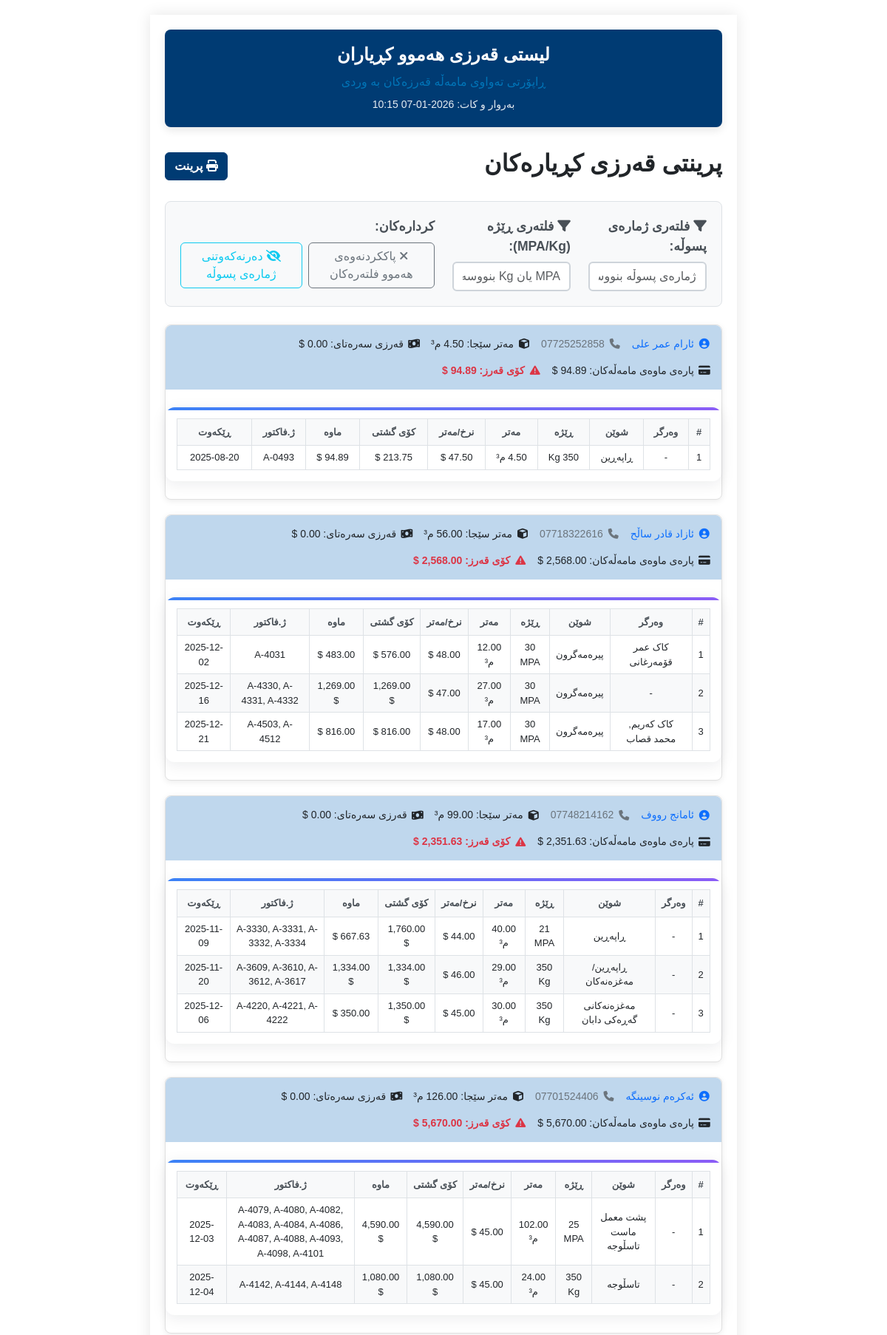
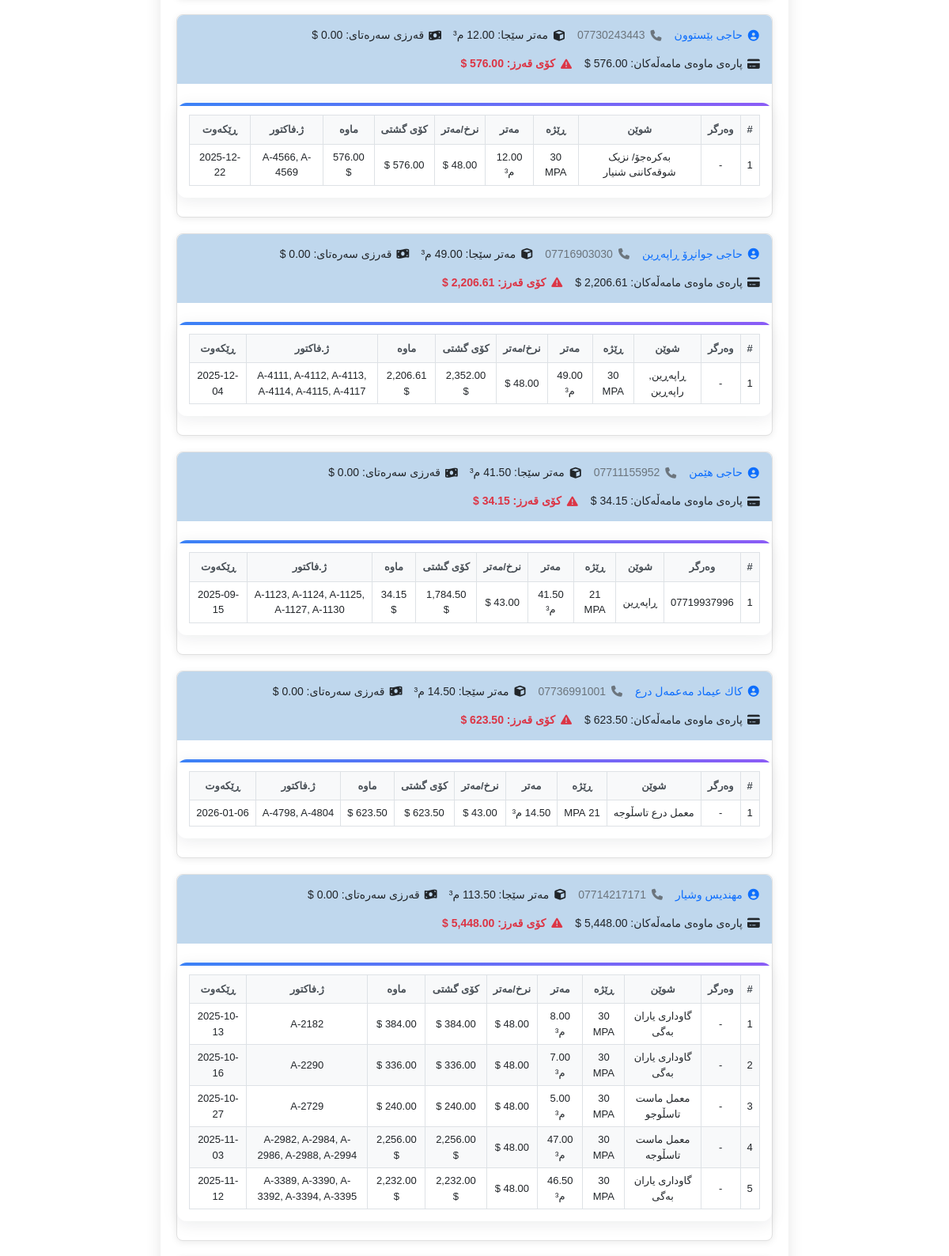
/pages/credit_of_all_customers.php (signed in, upper part), run on the app's committed database (2 pictures, top to bottom).
### tables this page shows
CREATE TABLE `customers` (
  `id` int NOT NULL AUTO_INCREMENT,
  `name` varchar(255) NOT NULL,
  `mobile1` varchar(20) NOT NULL,
  `mobile2` varchar(20) DEFAULT NULL,
  `opening_debt_usd` decimal(14,2) DEFAULT '0.00',
  `opening_debt_iqd` decimal(20,2) DEFAULT '0.00',
  `is_recipient` tinyint(1) NOT NULL DEFAULT '0' COMMENT 'Indicates if customer is also a recipient (وەرگر)',
  PRIMARY KEY (`id`)
);

CREATE TABLE `sales` (
  `id` int NOT NULL AUTO_INCREMENT,
  `customer_id` int DEFAULT NULL,
  `recipient` varchar(255) DEFAULT NULL,
  `location` varchar(255) NOT NULL,
  `quantity` decimal(10,2) DEFAULT NULL,
  `price_per_unit` decimal(10,2) DEFAULT NULL,
  `total_price` decimal(10,2) DEFAULT NULL,
  `payment_type` enum('نەقد','قەرز') NOT NULL,
  `amount_paid_usd` decimal(10,2) DEFAULT NULL,
  `amount_paid_iq` decimal(10,2) DEFAULT NULL,
  `dolar_rate` decimal(10,2) DEFAULT NULL,
  `remaining_amount` decimal(10,2) DEFAULT NULL,
  `invoice_number` varchar(500) NOT NULL,
  `order_date` date NOT NULL,
  `notes` text,
  `formula_id` int NOT NULL,
  `discount` decimal(10,2) DEFAULT '0.00',
  PRIMARY KEY (`id`),
  KEY `customer_id` (`customer_id`),
  KEY `formula_id` (`formula_id`),
  CONSTRAINT `sales_ibfk_1` FOREIGN KEY (`customer_id`) REFERENCES `customers` (`id`) ON DELETE SET NULL ON UPDATE CASCADE,
  CONSTRAINT `sales_ibfk_2` FOREIGN KEY (`formula_id`) REFERENCES `concrete_formulas` (`id`) ON UPDATE CASCADE
);

CREATE TABLE `concrete_formulas` (
  `id` int NOT NULL AUTO_INCREMENT,
  `name` varchar(255) NOT NULL,
  `type` enum('عەرزی تێکەڵ','عەرزی سادە','سەقف','پایە') NOT NULL,
  `strength_type` enum('kg','mpa') NOT NULL,
  `strength_kg` enum('150','200','250','300','350','400','450') DEFAULT NULL,
  `strength_mpa` enum('15','18','21','25','30','35','40','45','50','55') DEFAULT NULL,
  `black_sand_kg` decimal(10,2) NOT NULL DEFAULT '0.00',
  `brown_sand_kg` decimal(10,2) NOT NULL DEFAULT '0.00',
  `gravel_bin3_kg` decimal(10,2) NOT NULL DEFAULT '0.00',
  `gravel_bin4_kg` decimal(10,2) NOT NULL DEFAULT '0.00',
  `cement_cem1_kg` decimal(10,2) NOT NULL DEFAULT '0.00',
  `cement_cem2_kg` decimal(10,2) NOT NULL DEFAULT '0.00',
  `water_kg` decimal(10,2) NOT NULL DEFAULT '0.00',
  `additive_kg` decimal(10,2) NOT NULL DEFAULT '0.00',
  PRIMARY KEY (`id`)
);

### pages/credit_of_all_customers.php (the view, shortened to what this page needs)
<?php
require_once '../config/db_conected.php';
$sql = "SELECT c.id, c.name, c.mobile1, c.mobile2, c.opening_debt_usd, c.opening_debt_iqd,
    (
        SELECT IFNULL(SUM(quantity),0) FROM sales s WHERE s.customer_id = c.id AND s.payment_type = 'قەرز' AND s.remaining_amount > 0
    ) as total_credit_meter,
    (
        SELECT IFNULL(SUM(remaining_amount),0) FROM sales s WHERE s.customer_id = c.id AND s.payment_type = 'قەرز' AND s.remaining_amount > 0
    ) as total_sales_debt
FROM customers c
WHERE c.opening_debt_usd > 0 OR c.opening_debt_iqd > 0 OR EXISTS (
    SELECT 1 FROM sales s WHERE s.customer_id = c.id AND s.payment_type = 'قەرز' AND s.remaining_amount > 0
)
ORDER BY c.name ASC";
$stmt = $pdo->query($sql);
$customers = $stmt->fetchAll();
$sales_sql = "SELECT s.*, c.name as customer_name, c.mobile1, f.strength_mpa, f.strength_kg FROM sales s JOIN customers c ON s.customer_id = c.id LEFT JOIN concrete_formulas f ON s.formula_id = f.id WHERE s.payment_type = 'قەرز' AND s.remaining_amount > 0 ORDER BY c.name ASC, s.order_date ASC";
$sales_stmt = $pdo->query($sales_sql);
$sales = $sales_stmt->fetchAll();
$sales_by_customer = [];
foreach ($sales as $sale) {
    $sales_by_customer[$sale['customer_id']][] = $sale;
}
function format_strength_label(?string $strength_mpa, ?string $strength_kg): string {
    $strength_mpa = trim((string)$strength_mpa);
    $strength_kg = trim((string)$strength_kg);
    if ($strength_mpa !== '') {
        return $strength_mpa . ' MPA';
    }
    if ($strength_kg !== '') {
        return $strength_kg . ' Kg';
    }
    return '-';
}
function group_sales_rows(array $sales): array {
    $grouped = [];
    foreach ($sales as $sale) {
        $order_date = $sale['order_date'] ?? '';
        $location = $sale['location'] ?? '';
        $strength_mpa = $sale['strength_mpa'] ?? '';
        $strength_kg = $sale['strength_kg'] ?? '';
        $price_per_unit = isset($sale['price_per_unit']) ? (float)$sale['price_per_unit'] : null;
        $key_parts = [
            $order_date,
            $location,
            $strength_mpa,
            $strength_kg,
            $price_per_unit !== null ? number_format($price_per_unit, 4, '.', '') : 'null',
        ];
        $key = implode('|', $key_parts);
        if (!isset($grouped[$key])) {
            $grouped[$key] = [
                'order_date' => $order_date,
                'location' => $location,
                'strength_mpa' => $strength_mpa,
                'strength_kg' => $strength_kg,
                'price_per_unit' => $price_per_unit,
                'quantity' => 0,
                'total_price' => 0,
                'remaining_amount' => 0,
                'invoice_numbers' => [],
                'recipients' => [],
            ];
        }
        $grouped[$key]['quantity'] += isset($sale['quantity']) ? (float)$sale['quantity'] : 0;
        $grouped[$key]['total_price'] += isset($sale['total_price']) ? (float)$sale['total_price'] : 0;
        $grouped[$key]['remaining_amount'] += isset($sale['remaining_amount']) ? (float)$sale['remaining_amount'] : 0;
        if (!empty($sale['invoice_number'])) {
            $grouped[$key]['invoice_numbers'][] = $sale['invoice_number'];
        }
        if (!empty($sale['recipient'])) {
            $grouped[$key]['recipients'][] = $sale['recipient'];
        }
    }
    foreach ($grouped as &$group) {
        if (!empty($group['recipients'])) {
            $group['recipients'] = array_values(array_unique($group['recipients']));
        } else {
            $group['recipients'] = [];
        }
    }
    usort($grouped, function ($a, $b) {
        $dateComparison = strcmp($a['order_date'] ?? '', $b['order_date'] ?? '');
        if ($dateComparison !== 0) {
            return $dateComparison;
        }
        $locationComparison = strcasecmp($a['location'] ?? '', $b['location'] ?? '');
        if ($locationComparison !== 0) {
            return $locationComparison;
        }
        $strengthA = format_strength_label($a['strength_mpa'] ?? '', $a['strength_kg'] ?? '');
        $strengthB = format_strength_label($b['strength_mpa'] ?? '', $b['strength_kg'] ?? '');
        return strcasecmp($strengthA, $strengthB);
    });
    return $grouped;
}
usort($customers, function($a, $b) {
    $aScore = (floatval($a['total_sales_debt'] ?? 0) > 0) ? 0 : 1;
    $bScore = (floatval($b['total_sales_debt'] ?? 0) > 0) ? 0 : 1;
    if ($aScore !== $bScore) return $aScore - $bScore;
    return strcasecmp($a['name'] ?? '', $b['name'] ?? '');
});
?>
<!DOCTYPE html>
<html lang="ku">
<head>
    <link href="https://cdn.jsdelivr.net/npm/bootstrap@5.3.0/dist/css/bootstrap.rtl.min.css" rel="stylesheet">
    <link href="../assets/css/login.css" rel="stylesheet">
    <link href="../assets/css/variables.css" rel="stylesheet">
    <link href="../assets/css/nav.css" rel="stylesheet">
    <link href="../assets/css/comon/table.css" rel="stylesheet">
    <link href="../assets/css/comon/style.css" rel="stylesheet">
    <link href="../assets/css/comon/select2_design.css" rel="stylesheet">
    <link rel="stylesheet" href="https://cdn.jsdelivr.net/npm/select2-bootstrap-5-theme@1.3.0/dist/select2-bootstrap-5-theme.rtl.min.css" />
    <link rel="stylesheet" href="https://cdnjs.cloudflare.com/ajax/libs/font-awesome/6.4.2/css/all.min.css">
    <link href="https://cdn.jsdelivr.net/npm/select2@4.1.0-rc.0/dist/css/select2.min.css" rel="stylesheet" />
    <link href="../assets/css/credit_of_all_customers.css" rel="stylesheet">
    <link href="../assets/css/kurdish-font.css" rel="stylesheet">
</head>
<body dir="rtl">
<div id="printSection" class="a4-sheet">
    <div class="report-header">
        <h1>لیستی قەرزی هەموو کڕیاران</h1>
        <div class="subtitle">ڕاپۆرتی تەواوی مامەڵە قەرزەکان بە وردی</div>
        <div class="date">بەروار و کات: <?php echo date('Y-m-d H:i'); ?></div>
    </div>
    <div class="d-flex justify-content-between align-items-center mb-4 no-print">
        <h2 class="section-title">پرینتی قەرزی کڕیارەکان</h2>
        <button class="btn btn-primary" onclick="window.print()"><i class="fa fa-print"></i> پرینت</button>
    </div>
    <div class="filter-section mb-4 no-print">
        <div class="row">
            <div class="col-md-3">
                <div class="form-group">
                    <label for="invoiceFilter" class="form-label">
                        <i class="fa fa-filter"></i> فلتەری ژمارەی پسوڵە:
                    </label>
                    <input type="text" id="invoiceFilter" class="form-control" placeholder="ژمارەی پسوڵە بنووسە بۆ فلتەرکردن...">
                </div>
            </div>
            <div class="col-md-3">
                <div class="form-group">
                    <label for="formulaFilter" class="form-label">
                        <i class="fa fa-filter"></i> فلتەری ڕێژە (MPA/Kg):
                    </label>
                    <input type="text" id="formulaFilter" class="form-control" placeholder="MPA یان Kg بنووسە بۆ فلتەرکردن...">
                </div>
            </div>
            <div class="col-md-6">
                <div class="form-group">
                    <label class="form-label">کردارەکان:</label>
                    <div class="d-flex gap-2">
                        <button type="button" class="btn btn-outline-secondary" onclick="clearAllFilters()">
                            <i class="fa fa-times"></i> پاککردنەوەی هەموو فلتەرەکان
                        </button>
                        <button type="button" class="btn btn-outline-info" onclick="toggleInvoiceVisibility()">
                            <i class="fa fa-eye-slash"></i> <span id="toggleText">دەرنەکەوتنی ژمارەی پسوڵە</span>
                        </button>
                    </div>
                </div>
            </div>
        </div>
    </div>
    <?php foreach ($customers as $c): ?>
        <?php
            $total_debt = floatval($c['opening_debt_usd']) + floatval($c['total_sales_debt']);
        ?>
        <div class="customer-card print-break-inside-avoid">
            <div class="customer-info">
                <span class="text-primary">
                    <i class="fa fa-user-circle"></i>
                    <?= htmlspecialchars($c['name']) ?>
                </span>
                <span class="text-secondary">
                    <i class="fa fa-phone"></i>
                    <?= htmlspecialchars($c['mobile1']) ?>
                </span>
                <span>
                    <i class="fa fa-cube"></i>
                    مەتر سێجا: <?= number_format($c['total_credit_meter'], 2) ?> م³
                </span>
                <span>
                    <i class="fa fa-money-bill-wave"></i>
                    قەرزی سەرەتای: <?= number_format($c['opening_debt_usd'], 2) ?> $
                </span>
                <span>
                    <i class="fa fa-credit-card"></i>
                    پارەی ماوەی مامەڵەکان: <?= number_format($c['total_sales_debt'], 2) ?> $
                </span>
                <span class="text-danger fw-bold">
                    <i class="fa fa-exclamation-triangle"></i>
                    کۆی قەرز: <?= number_format($total_debt, 2) ?> $
                </span>
            </div>
            <?php
                $customer_sales = $sales_by_customer[$c['id']] ?? [];
                $grouped_sales = !empty($customer_sales) ? group_sales_rows($customer_sales) : [];
            ?>
            <?php if (!empty($grouped_sales)): ?>
            <div class="table-container">
                <table class="credit-table">
                    <thead>
                        <tr>
                            <th>#</th>
                            <th>وەرگر</th>
                            <th>شوێن</th>
                            <th>ڕێژە</th>
                            <th>مەتر</th>
                            <th>نرخ/مەتر</th>
                            <th>کۆی گشتی</th>
                            <th>ماوە</th>
                            <th>ژ.فاکتور</th>
                            <th>ڕێکەوت</th>
                        </tr>
                    </thead>
                    <tbody>
                        <?php foreach ($grouped_sales as $i => $group): ?>
                        <tr>
                            <td><?= $i+1 ?></td>
                            <td>
                                <?php
                                    if (!empty($group['recipients'])) {
                                        echo htmlspecialchars(implode(', ', $group['recipients']));
                                    } else {
                                        echo '-';
                                    }
                                ?>
                            </td>
                            <td><?= htmlspecialchars($group['location'] ?? '-') ?></td>
                            <td>
                                <?= htmlspecialchars(format_strength_label($group['strength_mpa'] ?? '', $group['strength_kg'] ?? '')) ?>
                            </td>
                            <td><?= number_format($group['quantity'], 2) ?> م³</td>
                            <td>
                                <?php
                                    if ($group['price_per_unit'] !== null) {
                                        echo number_format($group['price_per_unit'], 2) . ' $';
                                    } else {
                                        echo '-';
                                    }
                                ?>
                            </td>
                            <td><?= number_format($group['total_price'], 2) ?> $</td>
                            <td><?= number_format($group['remaining_amount'], 2) ?> $</td>
                            <td>
                                <?php
                                    if (!empty($group['invoice_numbers'])) {
                                        echo htmlspecialchars(implode(', ', $group['invoice_numbers']));
                                    } else {
                                        echo '-';
                                    }
                                ?>
                            </td>
                            <td><?= htmlspecialchars($group['order_date'] ?? '') ?></td>
                        </tr>
                        <?php endforeach; ?>
                    </tbody>
                </table>
            </div>
            <?php else: ?>
                <div class="p-3 text-muted">هیچ مامەڵە قەرزێکی پارەی ماوە نییە.</div>
            <?php endif; ?>
        </div>
    <?php endforeach; ?>
</div>
</body>
</html>

### data on the page
customers: name "ئارام عمر علی", mobile1 "07725252858", total_credit_meter "4.50", total_sales_debt "94.89", total_debt "94.89"
sales: location "ڕاپەڕین", formula.strength_kg "350 Kg", quantity "4.50", total_price "213.75", remaining_amount "94.89", invoice_numbers "A-0493", order_date "2025-08-20"
customers: name "ئازاد قادر ساڵح", mobile1 "07718322616", opening_debt_usd "0.00", total_debt "2,568.00", recipients "کاک کەریم, محمد قصاب", location "پیرەمەگرون", strength_kg "30 MPA", quantity "17.00", price_per_unit "48.00", total_price "816.00", remaining_amount "816.00", invoice_numbers "A-4503, A-4512", order_date "2025-12-21"
sales: recipients "کاک عمر قۆمەرغانی", location "پیرەمەگرون", formula.strength_kg "30 MPA", quantity "12.00", price_per_unit "48.00", total_price "576.00", remaining_amount "483.00", invoice_numbers "A-4031", order_date "2025-12-02"
sales: location "پیرەمەگرون", formula.strength_kg "30 MPA", quantity "27.00", price_per_unit "47.00", total_price "1,269.00", remaining_amount "1,269.00", invoice_numbers "A-4330, A-4331, A-4332", order_date "2025-12-16"
customers: name "ئامانج رووف", mobile1 "07748214162", total_credit_meter "99.00", opening_debt_usd "0.00", total_debt "2,351.63"
sales: location "ڕاپەڕین", formula.strength_kg "21 MPA", quantity "40.00", price_per_unit "44.00", total_price "1,760.00", remaining_amount "667.63", invoice_numbers "A-3330, A-3331, A-3332, A-3334", order_date "2025-11-09"
sales: location "ڕاپەڕین/ مەغزەنەکان", formula.strength_kg "350 Kg", quantity "29.00", price_per_unit "46.00", total_price "1,334.00", remaining_amount "1,334.00", invoice_numbers "A-3609, A-3610, A-3612, A-3617", order_date "2025-11-20"
sales: location "مەغزەنەکانی گەڕەکی دابان", formula.strength_kg "350 Kg", quantity "30.00", price_per_unit "45.00", total_price "1,350.00", remaining_amount "350.00", invoice_numbers "A-4220, A-4221, A-4222", order_date "2025-12-06"
customers: name "ئەکرەم نوسینگە", mobile1 "07701524406", opening_debt_usd "0.00", total_debt "5,670.00"
sales: location "پشت معمل ماست تاسڵوجە", formula.strength_kg "25 MPA", quantity "102.00", price_per_unit "45.00", total_price "4,590.00", remaining_amount "4,590.00", invoice_numbers "A-4079, A-4080, A-4082, A-4083, A-4084, A-4086, A-4087, A-4088, A-4093, A-4098, A-4101", order_date "2025-12-03"
sales: location "تاسڵوجە", formula.strength_kg "350 Kg", quantity "24.00", price_per_unit "45.00", total_price "1,080.00", remaining_amount "1,080.00", invoice_numbers "A-4142, A-4144, A-4148", order_date "2025-12-04"
customers: name "حاجی بێستوون", mobile1 "07730243443", opening_debt_usd "0.00", total_sales_debt "576.00", total_debt "576.00"
sales: location "بەکرەجۆ/ نزیک شوقەکاننی شنیار", formula.strength_kg "30 MPA", quantity "12.00", remaining_amount "576.00", invoice_numbers "A-4566, A-4569", order_date "2025-12-22"
customers: name "حاجی جوانڕۆ ڕاپەڕین", mobile1 "07716903030", opening_debt_usd "0.00", total_debt "2,206.61"
sales: location "ڕاپەڕین, راپەڕین", formula.strength_kg "30 MPA", quantity "49.00", price_per_unit "48.00", total_price "2,352.00", remaining_amount "2,206.61", invoice_numbers "A-4111, A-4112, A-4113, A-4114, A-4115, A-4117", order_date "2025-12-04"
customers: name "حاجی هێمن", mobile1 "07711155952", total_credit_meter "41.50", opening_debt_usd "0.00", total_sales_debt "34.15", total_debt "34.15"
sales: recipients "07719937996", location "ڕاپەڕین", formula.strength_kg "21 MPA", quantity "41.50", price_per_unit "43.00", total_price "1,784.50", remaining_amount "34.15", invoice_numbers "A-1123, A-1124, A-1125, A-1127, A-1130", order_date "2025-09-15"
customers: name "كاك عیماد مەعمەل درع", mobile1 "07736991001", opening_debt_usd "0.00", total_sales_debt "623.50", total_debt "623.50"
sales: location "معمل درع تاسڵوجە", formula.strength_kg "21 MPA", price_per_unit "43.00", total_price "623.50", remaining_amount "623.50", invoice_numbers "A-4798, A-4804", order_date "2026-01-06"
customers: name "مهندیس وشیار", mobile1 "07714217171", opening_debt_usd "0.00", total_debt "5,448.00"
sales: location "گاوداری یاران بەگی", formula.strength_kg "30 MPA", quantity "8.00", price_per_unit "48.00", total_price "384.00", invoice_numbers "A-2182", order_date "2025-10-13"
sales: location "گاوداری یاران بەگی", formula.strength_kg "30 MPA", quantity "7.00", price_per_unit "48.00", total_price "336.00", invoice_numbers "A-2290", order_date "2025-10-16"
sales: location "معمل ماست تاسڵوجو", formula.strength_kg "30 MPA", quantity "5.00", price_per_unit "48.00", total_price "240.00", invoice_numbers "A-2729", order_date "2025-10-27"
sales: location "معمل ماست تاسڵوجە", formula.strength_kg "30 MPA", quantity "47.00", price_per_unit "48.00", total_price "2,256.00", remaining_amount "2,256.00", invoice_numbers "A-2982, A-2984, A-2986, A-2988, A-2994", order_date "2025-11-03"
sales: location "گاوداری یاران بەگی", formula.strength_kg "30 MPA", quantity "46.50", price_per_unit "48.00", total_price "2,232.00", remaining_amount "2,232.00", invoice_numbers "A-3389, A-3390, A-3392, A-3394, A-3395", order_date "2025-11-12"
